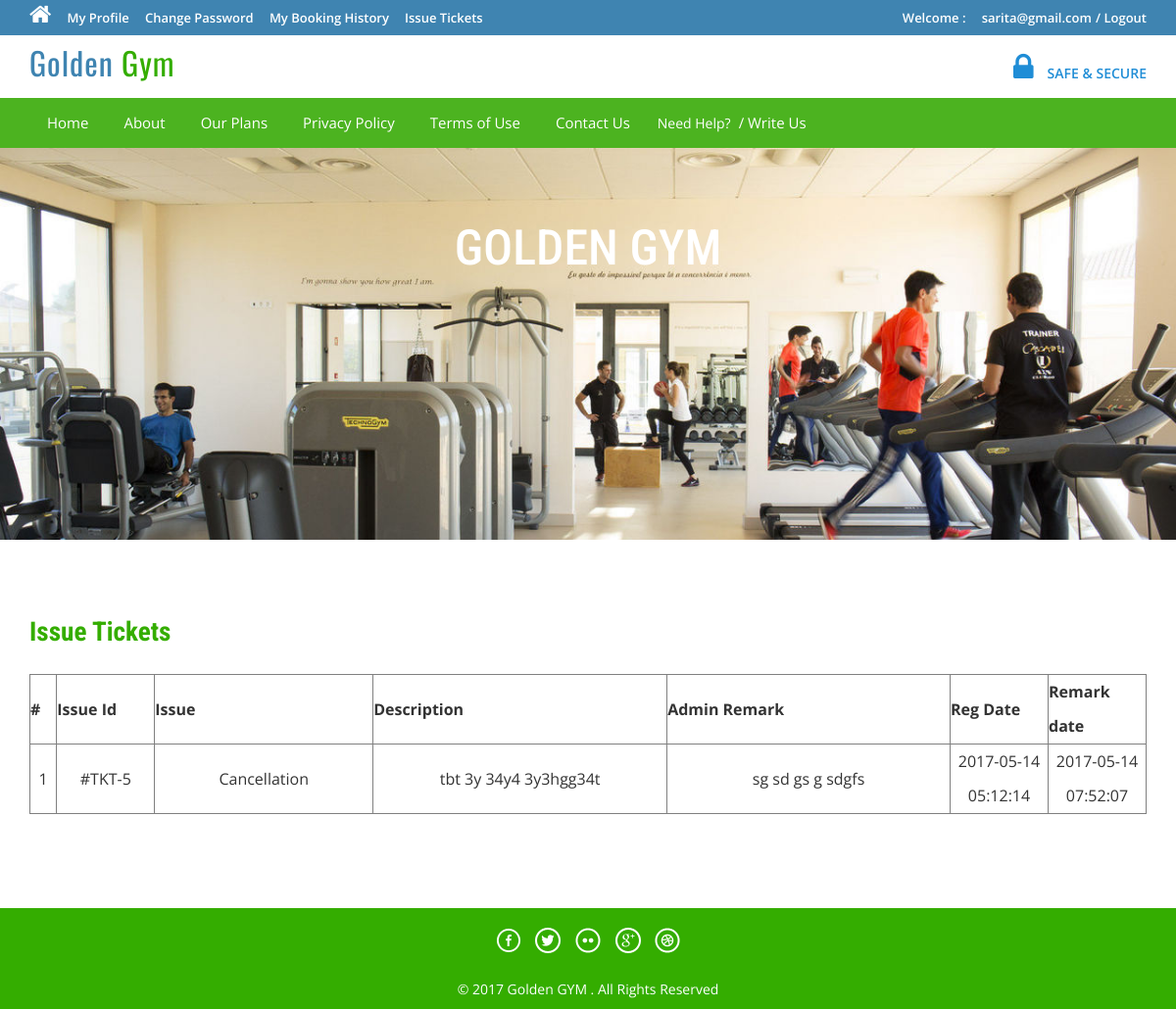
The app's page /issuetickets.php (signed in) with its own data.
### tables this page shows
CREATE TABLE `tblissues` (
  `id` int(11) NOT NULL,
  `UserEmail` varchar(100) NOT NULL,
  `Issue` varchar(100) NOT NULL,
  `Description` mediumtext NOT NULL,
  `PostingDate` timestamp NOT NULL DEFAULT CURRENT_TIMESTAMP,
  `AdminRemark` mediumtext,
  `AdminremarkDate` timestamp NULL DEFAULT '0000-00-00 00:00:00' ON UPDATE CURRENT_TIMESTAMP
);

### issuetickets.php (the view, shortened to what this page needs)
<?php
include('includes/config.php');
if(strlen($_SESSION['login'])==0)
	{
header('location:index.php');
}
else{
?>
<!DOCTYPE HTML>
<html>
<head>
<link href="css/bootstrap.css" rel='stylesheet' type='text/css' />
<link href="css/style.css" rel='stylesheet' type='text/css' />
<link href="css/font-awesome.css" rel="stylesheet">
<link href="css/animate.css" rel="stylesheet" type="text/css" media="all">
</head>
<body>
<div class="top-header">
<?php include('includes/header.php');?>
<div class="banner-1 ">
	<div class="container">
		<h1 class="wow zoomIn animated animated" data-wow-delay=".5s" style="visibility: visible; animation-delay: 0.5s; animation-name: zoomIn;">GOLDEN GYM</h1>
	</div>
</div>
<div class="privacy">
	<div class="container">
		<h3 class="wow fadeInDown animated animated" data-wow-delay=".5s" style="visibility: visible; animation-delay: 0.5s; animation-name: fadeInDown;">Issue Tickets</h3>
		<form name="chngpwd" method="post" onSubmit="return valid();">
	<p>
	<table border="1" width="100%">
<tr align="center">
<th>#</th>
<th>Issue Id</th>
<th>Issue</th>
<th>Description</th>
<th>Admin Remark</th>
<th>Reg Date</th>
<th>Remark date</th>
</tr>
<?php
$uemail=$_SESSION['login'];;
$sql = "SELECT * from tblissues where UserEmail=:uemail";
$query = $dbh->prepare($sql);
$query -> bindParam(':uemail', $uemail, PDO::PARAM_STR);
$query->execute();
$results=$query->fetchAll(PDO::FETCH_OBJ);
$cnt=1;
if($query->rowCount() > 0)
{
foreach($results as $result)
{	?>
<tr align="center">
<td ><?php echo htmlentities($cnt);?></td>
<td width="100">#TKT-<?php echo htmlentities($result->id);?></td>
<td><?php echo htmlentities($result->Issue);?></td>
<td width="300"><?php echo htmlentities($result->Description);?></td>
<td><?php echo htmlentities($result->AdminRemark);?></td>
<td width="100"><?php echo htmlentities($result->PostingDate);?></td>
<td width="100"><?php echo htmlentities($result->AdminremarkDate);?></td>
</tr>
<?php $cnt=$cnt+1; }} ?>
	</table>
			</p>
			</form>
	</div>
</div>
<?php include('includes/footer.php');?>
</body>
</html>
<?php } ?>

### css/style.css (style rules this page uses)
html, body { font-size: 100%; background: #fff; font-family: 'Open Sans', sans-serif; }
h1,h2,h3,h4,h5,h6 { margin:0; font-family: 'Roboto Condensed', sans-serif; }
p { margin:0; }
.top-header { background-color: #3F84B1; border-bottom: 0 none; height: 36px; line-height: 35px; }
.banner-1 { background: url(../images/gym.jpg)no-repeat; background-size: cover; -webkit-background-size: cover; -o-background-size: cover; -ms-background-size: cover; -moz-background-size: cover; min-height:400px; }
.banner-1 h1 { font-size: 50px; margin-bottom: 40px; padding: 1.5em 0 0; text-align: center; color: #ffffff; }
.privacy h3 { color: #34AD00; font-size: 1.7em; font-weight: 700; margin-bottom: 1em; }
.privacy { padding: 5em 0; }
.privacy p { font-size: 1em; line-height: 1.8em; color: #999; margin: 1em 0; }

### records on screen
tblissues: id "5", Issue "Cancellation", Description "tbt 3y 34y4 3y3hgg34t", AdminRemark "sg sd gs g sdgfs", PostingDate "2017-05-14 05:12:14", AdminremarkDate "2017-05-14 07:52:07"

### other values on screen
$_SESSION['login'] "sarita@gmail.com"
